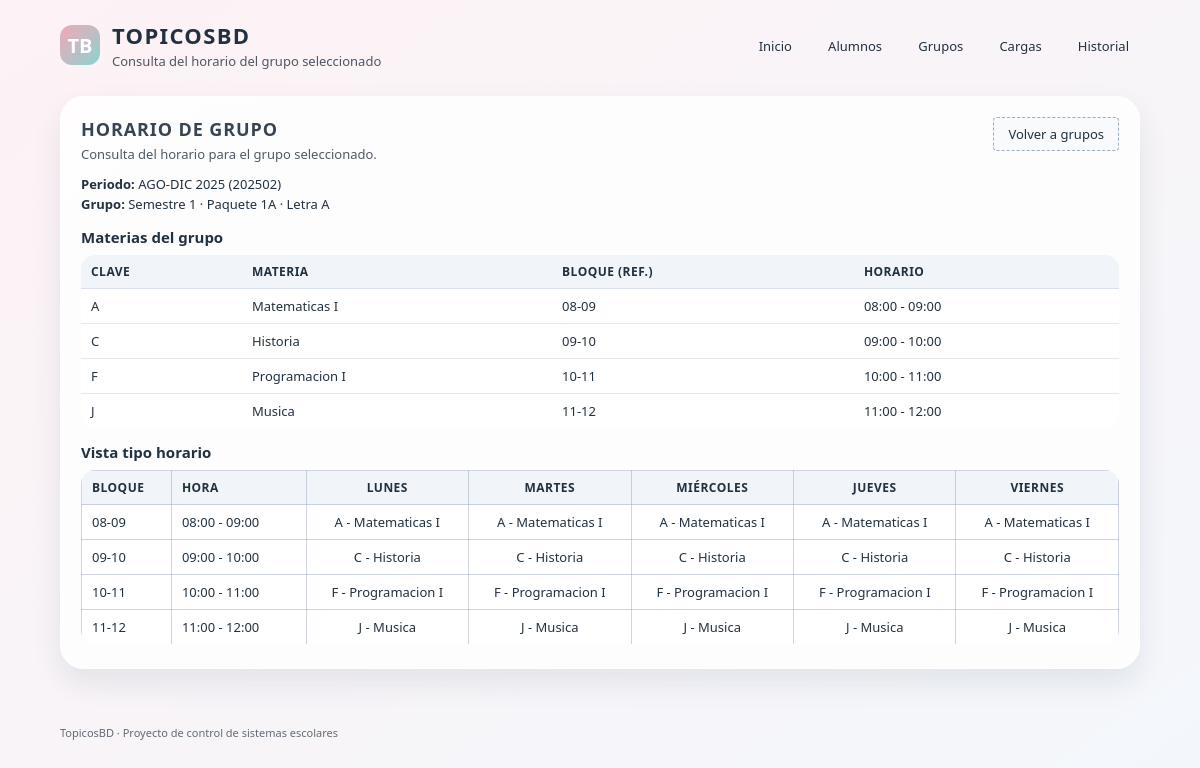
/index.php?m=grupos&a=schedule&id_grupo=1, run on the app's committed database.
### tables this page shows
CREATE TABLE grupo (
    id_grupo    INT NOT NULL AUTO_INCREMENT,
    id_periodo  CHAR(6) NOT NULL,
    semestre    TINYINT NOT NULL,
    paquete     CHAR(2) NOT NULL,
    letra_grupo CHAR(1) NOT NULL,
    PRIMARY KEY (id_grupo),
    CONSTRAINT fk_grupo_periodo
        FOREIGN KEY (id_periodo) REFERENCES periodo_lectivo(id_periodo),
    CONSTRAINT fk_grupo_semestre
        FOREIGN KEY (semestre) REFERENCES semestre(semestre),
    CONSTRAINT uq_grupo UNIQUE (id_periodo, semestre, paquete, letra_grupo)
);

CREATE TABLE periodo_lectivo (
    id_periodo   CHAR(6)  NOT NULL,
    anio         SMALLINT NOT NULL,
    ciclo        CHAR(2)  NOT NULL,
    descripcion  VARCHAR(50) NOT NULL,
    fecha_inicio DATE      NULL,
    fecha_fin    DATE      NULL,
    PRIMARY KEY (id_periodo),
    CONSTRAINT ck_periodo_ciclo CHECK (ciclo = '02')    
);

CREATE TABLE grupo_materia (
    id_grupo_materia INT NOT NULL AUTO_INCREMENT,
    id_grupo         INT     NOT NULL,
    clave_materia    CHAR(2) NOT NULL,
    id_bloque_lun    TINYINT NOT NULL,
    id_bloque_mar    TINYINT NOT NULL,
    id_bloque_mie    TINYINT NOT NULL,
    id_bloque_jue    TINYINT NULL,
    id_bloque_vie    TINYINT NULL,
    PRIMARY KEY (id_grupo_materia),
    CONSTRAINT fk_gm_grupo
        FOREIGN KEY (id_grupo) REFERENCES grupo(id_grupo),
    CONSTRAINT fk_gm_materia
        FOREIGN KEY (clave_materia) REFERENCES materia(clave_materia),
    CONSTRAINT fk_gm_lun  FOREIGN KEY (id_bloque_lun) REFERENCES bloque_horario(id_bloque),
    CONSTRAINT fk_gm_mar  FOREIGN KEY (id_bloque_mar) REFERENCES bloque_horario(id_bloque),
    CONSTRAINT fk_gm_mie  FOREIGN KEY (id_bloque_mie) REFERENCES bloque_horario(id_bloque),
    CONSTRAINT fk_gm_jue  FOREIGN KEY (id_bloque_jue) REFERENCES bloque_horario(id_bloque),
    CONSTRAINT fk_gm_vie  FOREIGN KEY (id_bloque_vie) REFERENCES bloque_horario(id_bloque),
    CONSTRAINT uq_gm UNIQUE (id_grupo, clave_materia)
);

CREATE TABLE materia (
    clave_materia CHAR(2)     NOT NULL,
    nombre        VARCHAR(80) NOT NULL,
    semestre      TINYINT     NOT NULL,
    creditos      TINYINT     NULL,
    PRIMARY KEY (clave_materia),
    CONSTRAINT fk_materia_semestre
        FOREIGN KEY (semestre) REFERENCES semestre(semestre)
);

CREATE TABLE bloque_horario (
    id_bloque   TINYINT  NOT NULL,
    hora_inicio TIME     NOT NULL,
    hora_fin    TIME     NOT NULL,
    etiqueta    CHAR(5)  NOT NULL,
    PRIMARY KEY (id_bloque)
);

### src/controllers/GroupController.php (called while the page is built, shortened)
<?php
require_once __DIR__ . '/../models/GroupModel.php';
class GroupController
{
    private GroupModel $groupModel;
    public function __construct()
    {
        $this->groupModel  = new GroupModel();
    }
    public function schedule(): void
    {
        $idGrupo = isset($_GET['id_grupo']) ? (int)$_GET['id_grupo'] : 0;
        $groupInfo = $this->groupModel->getGroupWithPeriod($idGrupo);
        $schedule = $this->groupModel->getSchedule($idGrupo);
        $blocks   = $this->groupModel->getAllBlocks();
        require __DIR__ . '/../views/layout/header.php';
        require __DIR__ . '/../views/groups/schedule.php';
        require __DIR__ . '/../views/layout/footer.php';
    }
}

### src/models/GroupModel.php (called while the page is built, shortened)
<?php
class GroupModel
{
    public function getGroupWithPeriod(int $idGrupo): ?array
    {
        $pdo = db();
        $sql = "SELECT
                    g.id_grupo,
                    g.id_periodo,
                    g.semestre,
                    g.paquete,
                    g.letra_grupo,
                    p.descripcion AS desc_periodo,
                    p.anio,
                    p.ciclo
                FROM grupo g
                JOIN periodo_lectivo p ON p.id_periodo = g.id_periodo
                WHERE g.id_grupo = :g";
        $stmt = $pdo->prepare($sql);
        $stmt->execute([':g' => $idGrupo]);
        $row = $stmt->fetch();
        return $row ?: null;
    }
    public function getSchedule(int $idGrupo): array
    {
        $pdo = db();
        $sql = "
            SELECT
                gm.id_grupo_materia,
                gm.clave_materia,
                m.nombre AS materia,
                gm.id_bloque_lun,
                gm.id_bloque_mar,
                gm.id_bloque_mie,
                gm.id_bloque_jue,
                gm.id_bloque_vie
            FROM grupo_materia gm
            JOIN materia m ON m.clave_materia = gm.clave_materia
            WHERE gm.id_grupo = :g
            ORDER BY m.clave_materia
        ";
        $stmt = $pdo->prepare($sql);
        $stmt->execute([':g' => $idGrupo]);
        return $stmt->fetchAll();
    }
    public function getAllBlocks(): array
    {
        $pdo = db();
        $sql = "SELECT id_bloque, hora_inicio, hora_fin, etiqueta
                FROM bloque_horario
                ORDER BY hora_inicio";
        $stmt = $pdo->query($sql);
        return $stmt->fetchAll();
    }
}

### src/views/groups/schedule.php (the view, shortened to what this page needs)
<?php
if (!function_exists('tb_render_cell_list')) {
    function tb_render_cell_list(array $list): string
    {
        $items = [];
        foreach ($list as $item) {
            $items[] = htmlspecialchars($item, ENT_QUOTES, 'UTF-8');
        }
        return implode('<br>', $items);
    }
}
?>
<section class="tb-section">
    <div class="tb-section-header">
        <div>
            <h2 class="tb-section-title">Horario de grupo</h2>
            <p class="tb-section-subtitle">
                Consulta del horario para el grupo seleccionado.
            </p>
        </div>
        <div>
            <a href="index.php?m=grupos&a=index" class="tb-btn tb-btn-outline">Volver a grupos</a>
        </div>
    </div>
    <div class="tb-group-info">
        <p>
            <strong>Periodo:</strong>
            <?= htmlspecialchars($groupInfo['desc_periodo'], ENT_QUOTES, 'UTF-8') ?>
            (<?= htmlspecialchars($groupInfo['id_periodo'], ENT_QUOTES, 'UTF-8') ?>)
        </p>
        <p>
            <strong>Grupo:</strong>
            Semestre <?= htmlspecialchars((string)$groupInfo['semestre'], ENT_QUOTES, 'UTF-8') ?>
            · Paquete <?= htmlspecialchars($groupInfo['paquete'], ENT_QUOTES, 'UTF-8') ?>
            · Letra <?= htmlspecialchars($groupInfo['letra_grupo'], ENT_QUOTES, 'UTF-8') ?>
        </p>
    </div>
    <?php if (empty($schedule)): ?>
        <p>Este grupo aún no tiene materias ni horarios asignados.</p>
    <?php else: ?>
        <?php
        $blockMap = [];
        foreach ($blocks as $b) {
            $blockMap[(int)$b['id_bloque']] = $b;
        }
        ?>
        <h3 class="tb-groups-title">Materias del grupo</h3>
        <div class="tb-table-wrapper">
            <table class="tb-table">
                <thead>
                <tr>
                    <th>Clave</th>
                    <th>Materia</th>
                    <th>Bloque (ref.)</th>
                    <th>Horario</th>
                </tr>
                </thead>
                <tbody>
                <?php foreach ($schedule as $fila): ?>
                    <?php
                    $idBloqueRef = isset($fila['id_bloque_lun']) ? (int)$fila['id_bloque_lun'] : 0;
                    $bloque      = $blockMap[$idBloqueRef] ?? null;
                    $etiqueta    = $bloque['etiqueta'] ?? '';
                    $hora        = '';
                    if ($bloque) {
                        $hora = sprintf(
                            '%s - %s',
                            substr((string)$bloque['hora_inicio'], 0, 5),
                            substr((string)$bloque['hora_fin'], 0, 5)
                        );
                    }
                    ?>
                    <tr>
                        <td><?= htmlspecialchars($fila['clave_materia'], ENT_QUOTES, 'UTF-8') ?></td>
                        <td><?= htmlspecialchars($fila['materia'], ENT_QUOTES, 'UTF-8') ?></td>
                        <td><?= htmlspecialchars($etiqueta, ENT_QUOTES, 'UTF-8') ?></td>
                        <td><?= htmlspecialchars($hora, ENT_QUOTES, 'UTF-8') ?></td>
                    </tr>
                <?php endforeach; ?>
                </tbody>
            </table>
        </div>
        <h3 class="tb-groups-title">Vista tipo horario</h3>
        <?php
        $grid = [];
        foreach ($blocks as $b) {
            $idB = (int)$b['id_bloque'];
            $grid[$idB] = [
                'info' => $b,
                'LUN'  => [],
                'MAR'  => [],
                'MIE'  => [],
                'JUE'  => [],
                'VIE'  => [],
            ];
        }
        foreach ($schedule as $fila) {
            $materiaTexto = $fila['clave_materia'] . ' - ' . $fila['materia'];
            if (!empty($fila['id_bloque_lun'])) {
                $idB = (int)$fila['id_bloque_lun'];
                if (isset($grid[$idB])) {
                    $grid[$idB]['LUN'][] = $materiaTexto;
                }
            }
            if (!empty($fila['id_bloque_mar'])) {
                $idB = (int)$fila['id_bloque_mar'];
                if (isset($grid[$idB])) {
                    $grid[$idB]['MAR'][] = $materiaTexto;
                }
            }
            if (!empty($fila['id_bloque_mie'])) {
                $idB = (int)$fila['id_bloque_mie'];
                if (isset($grid[$idB])) {
                    $grid[$idB]['MIE'][] = $materiaTexto;
                }
            }
            if (!empty($fila['id_bloque_jue'])) {
                $idB = (int)$fila['id_bloque_jue'];
                if (isset($grid[$idB])) {
                    $grid[$idB]['JUE'][] = $materiaTexto;
                }
            }
            if (!empty($fila['id_bloque_vie'])) {
                $idB = (int)$fila['id_bloque_vie'];
                if (isset($grid[$idB])) {
                    $grid[$idB]['VIE'][] = $materiaTexto;
                }
            }
        }
        ?>
        <div class="tb-table-wrapper">
            <table class="tb-table tb-table-schedule">
                <thead>
                <tr>
                    <th>Bloque</th>
                    <th>Hora</th>
                    <th data-day="LUN">Lunes</th>
                    <th data-day="MAR">Martes</th>
                    <th data-day="MIE">Miércoles</th>
                    <th data-day="JUE">Jueves</th>
                    <th data-day="VIE">Viernes</th>
                </tr>
                </thead>
                <tbody>
                <?php foreach ($grid as $filaBloque): ?>
                    <?php
                    $info = $filaBloque['info'];
                    $horaStr = sprintf(
                        '%s - %s',
                        substr((string)$info['hora_inicio'], 0, 5),
                        substr((string)$info['hora_fin'], 0, 5)
                    );
                    ?>
                    <tr>
                        <td><?= htmlspecialchars($info['etiqueta'], ENT_QUOTES, 'UTF-8') ?></td>
                        <td><?= htmlspecialchars($horaStr, ENT_QUOTES, 'UTF-8') ?></td>
                        <td data-day="LUN"><?= tb_render_cell_list($filaBloque['LUN']) ?></td>
                        <td data-day="MAR"><?= tb_render_cell_list($filaBloque['MAR']) ?></td>
                        <td data-day="MIE"><?= tb_render_cell_list($filaBloque['MIE']) ?></td>
                        <td data-day="JUE"><?= tb_render_cell_list($filaBloque['JUE']) ?></td>
                        <td data-day="VIE"><?= tb_render_cell_list($filaBloque['VIE']) ?></td>
                    </tr>
                <?php endforeach; ?>
                </tbody>
            </table>
        </div>
    <?php endif; ?>
</section>

### data on the page
grupo: id_periodo.descripcion "AGO-DIC 2025", id_periodo "202502", semestre "1", paquete "1A", letra_grupo "A"
grupo_materia: clave_materia "A", clave_materia.nombre "Matematicas I", id_bloque_lun.etiqueta "08-09", id_bloque_lun.hora_fin "08:00 - 09:00"
grupo_materia: clave_materia "C", clave_materia.nombre "Historia", id_bloque_lun.etiqueta "09-10", id_bloque_lun.hora_fin "09:00 - 10:00"
grupo_materia: clave_materia "F", clave_materia.nombre "Programacion I", id_bloque_lun.etiqueta "10-11", id_bloque_lun.hora_fin "10:00 - 11:00"
grupo_materia: clave_materia "J", clave_materia.nombre "Musica", id_bloque_lun.etiqueta "11-12", id_bloque_lun.hora_fin "11:00 - 12:00"
bloque_horario: etiqueta "08-09", horaStr "08:00 - 09:00"
bloque_horario: etiqueta "09-10", horaStr "09:00 - 10:00"
bloque_horario: etiqueta "10-11", horaStr "10:00 - 11:00"
bloque_horario: etiqueta "11-12", horaStr "11:00 - 12:00"

### other printed values
implode('<br>', $items) "A - Matematicas I A - Matematicas I A - Matematicas I A - Matematicas I A - Matematicas I"
implode('<br>', $items) "C - Historia C - Historia C - Historia C - Historia C - Historia"
implode('<br>', $items) "F - Programacion I F - Programacion I F - Programacion I F - Programacion I F - Programacion I"
implode('<br>', $items) "J - Musica J - Musica J - Musica J - Musica J - Musica"
